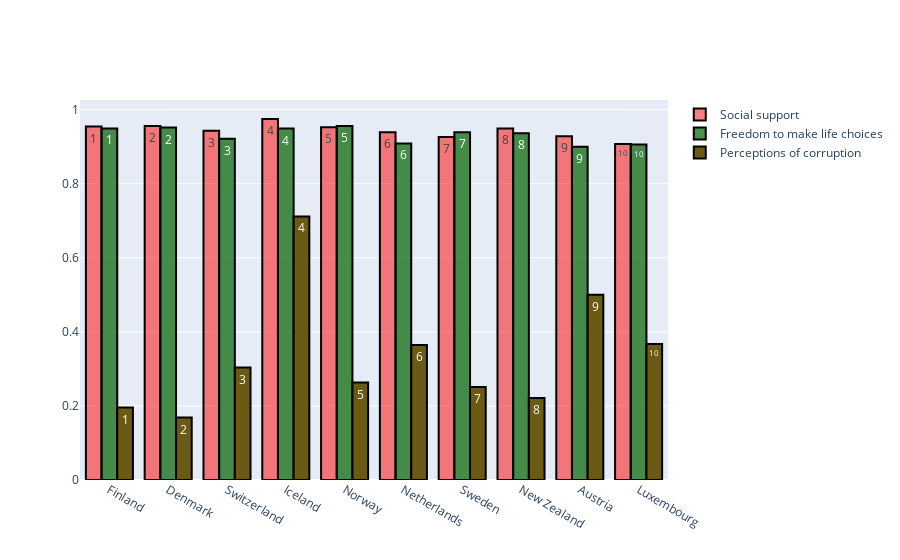

Notebook code for this chart:
### Markdown cell above
### TOP 3 COUNTRY PLOTS FOR 2021

### Code cell
### Comparison of the 3 values of the top five countries.
### (Social support,Freedom to make life choices,Perceptions of corruption)

# top 10 countries in happiness ranking
df2021 = world_happiness_report_2020.iloc[:10,:]

# create trace1(Social Support)
trace1 = go.Bar(
                x = df2021["Country"], # x-axis
                y = df2021["Social support"], # y-axis
                name = "Social support", # text to the right of the chart
                marker = dict(color = 'rgba(255, 0, 0, 0.5)',
                             line=dict(color='black',width=2)), # line color around bars
                text = df2021["Overall rank"]) # text on hover

# create trace2(Freedom to make life choices)
trace2 = go.Bar(
                x = df2021["Country"],
                y = df2021["Freedom"],
                name = "Freedom to make life choices",
                marker = dict(color = 'rgba(0, 99, 0, 0.7)',
                              line=dict(color='black',width=2)),
                text =df2021["Overall rank"]) # text on hover

# create trace3 (Perceptions of corruption)
trace3 = go.Bar(
                x = df2021["Country"],
                y = df2021["Perceptions of corruption"],
                name = "Perceptions of corruption",
                marker = dict(color = 'rgba(106, 90, 20, 1)',
                              line=dict(color='black',width=2)),
                text =df2021["Overall rank"]) # text on hover

# We combine traces
data = [trace1, trace2, trace3]

layout = go.Layout(barmode = "group")
fig = go.Figure(data = data, layout = layout)
iplot(fig)

### Figure 1 — Plotly figure (JSON) as saved in the notebook; plotly's stock layout.template omitted (floating-point values rounded to 4 significant figures)
{"data": [{"marker": {"color": "rgba(255, 0, 0, 0.5)", "line": {"color": "black", "width": 2}}, "name": "Social support", "text": [1, 2, 3, 4, 5, 6, 7, 8, 9, 10], "type": "bar", "x": ["Finland", "Denmark", "Switzerland", "Iceland", "Norway", "Netherlands", "Sweden", "New Zealand", "Austria", "Luxembourg"], "y": [0.9543, 0.956, 0.9428, 0.9747, 0.9525, 0.9391, 0.9263, 0.9491, 0.928, 0.9069]}, {"marker": {"color": "rgba(0, 99, 0, 0.7)", "line": {"color": "black", "width": 2}}, "name": "Freedom to make life choices", "text": [1, 2, 3, 4, 5, 6, 7, 8, 9, 10], "type": "bar", "x": ["Finland", "Denmark", "Switzerland", "Iceland", "Norway", "Netherlands", "Sweden", "New Zealand", "Austria", "Luxembourg"], "y": [0.9492, 0.9514, 0.9213, 0.9489, 0.9558, 0.9085, 0.9391, 0.9362, 0.9, 0.9056]}, {"marker": {"color": "rgba(106, 90, 20, 1)", "line": {"color": "black", "width": 2}}, "name": "Perceptions of corruption", "text": [1, 2, 3, 4, 5, 6, 7, 8, 9, 10], "type": "bar", "x": ["Finland", "Denmark", "Switzerland", "Iceland", "Norway", "Netherlands", "Sweden", "New Zealand", "Austria", "Luxembourg"], "y": [0.1954, 0.1685, 0.3037, 0.7117, 0.2632, 0.3647, 0.2509, 0.2211, 0.5, 0.3671]}], "layout": {"barmode": "group"}}
